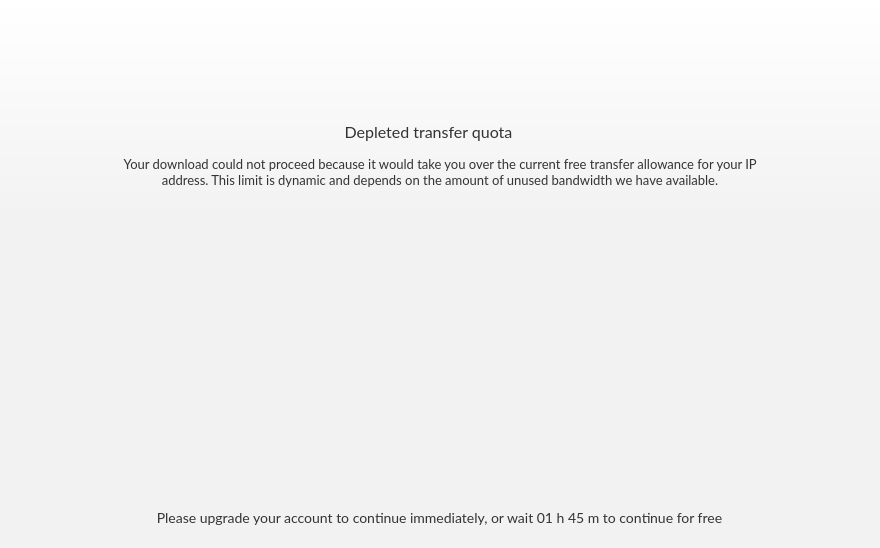
<?xml version="1.0" encoding="UTF-8"?>
<ui version="4.0">
 <class>UpgradeDialog</class>
 <widget class="QDialog" name="UpgradeDialog">
  <property name="geometry">
   <rect>
    <x>0</x>
    <y>0</y>
    <width>880</width>
    <height>548</height>
   </rect>
  </property>
  <property name="minimumSize">
   <size>
    <width>880</width>
    <height>548</height>
   </size>
  </property>
  <property name="maximumSize">
   <size>
    <width>880</width>
    <height>548</height>
   </size>
  </property>
  <property name="windowTitle">
   <string>Limited available transfer quota</string>
  </property>
  <property name="styleSheet">
   <string notr="true">#UpgradeDialog
{
	background-color: #F2F2F2;
}</string>
  </property>
  <layout class="QVBoxLayout" name="verticalLayout">
   <property name="spacing">
    <number>0</number>
   </property>
   <property name="leftMargin">
    <number>0</number>
   </property>
   <property name="topMargin">
    <number>0</number>
   </property>
   <property name="rightMargin">
    <number>0</number>
   </property>
   <property name="bottomMargin">
    <number>0</number>
   </property>
   <item>
    <widget class="QWidget" name="widgetHeader" native="true">
     <property name="minimumSize">
      <size>
       <width>0</width>
       <height>216</height>
      </size>
     </property>
     <property name="maximumSize">
      <size>
       <width>16777215</width>
       <height>216</height>
      </size>
     </property>
     <property name="styleSheet">
      <string notr="true">#widgetHeader
{
background: qlineargradient( x1:0 y1:0, x2:0 y2:1, stop:0 #FFFFFF, stop:1 #F2F2F2);
}</string>
     </property>
     <layout class="QVBoxLayout" name="verticalLayout_3">
      <property name="spacing">
       <number>0</number>
      </property>
      <property name="leftMargin">
       <number>0</number>
      </property>
      <property name="topMargin">
       <number>0</number>
      </property>
      <property name="rightMargin">
       <number>0</number>
      </property>
      <property name="bottomMargin">
       <number>0</number>
      </property>
      <item>
       <spacer name="verticalSpacer">
        <property name="orientation">
         <enum>Qt::Vertical</enum>
        </property>
        <property name="sizeType">
         <enum>QSizePolicy::Fixed</enum>
        </property>
        <property name="sizeHint" stdset="0">
         <size>
          <width>20</width>
          <height>32</height>
         </size>
        </property>
       </spacer>
      </item>
      <item alignment="Qt::AlignHCenter">
       <widget class="QToolButton" name="toolButtonIconImage">
        <property name="minimumSize">
         <size>
          <width>64</width>
          <height>64</height>
         </size>
        </property>
        <property name="maximumSize">
         <size>
          <width>64</width>
          <height>64</height>
         </size>
        </property>
        <property name="focusPolicy">
         <enum>Qt::NoFocus</enum>
        </property>
        <property name="styleSheet">
         <string notr="true">#toolButtonIconImage
{
 border: none;
}</string>
        </property>
        <property name="text">
         <string/>
        </property>
        <property name="icon">
         <iconset>
          <normalon>:/images/transfer_empty_64.png</normalon>
         </iconset>
        </property>
        <property name="iconSize">
         <size>
          <width>64</width>
          <height>64</height>
         </size>
        </property>
       </widget>
      </item>
      <item>
       <layout class="QHBoxLayout" name="horizontalLayout">
        <item>
         <spacer name="horizontalSpacer">
          <property name="orientation">
           <enum>Qt::Horizontal</enum>
          </property>
          <property name="sizeHint" stdset="0">
           <size>
            <width>40</width>
            <height>20</height>
           </size>
          </property>
         </spacer>
        </item>
        <item>
         <widget class="QLabel" name="labelTitle">
          <property name="minimumSize">
           <size>
            <width>189</width>
            <height>24</height>
           </size>
          </property>
          <property name="maximumSize">
           <size>
            <width>189</width>
            <height>24</height>
           </size>
          </property>
          <property name="styleSheet">
           <string notr="true">color: #333333;
font-family: Lato;
font-size: 16px;</string>
          </property>
          <property name="text">
           <string>Depleted transfer quota</string>
          </property>
          <property name="alignment">
           <set>Qt::AlignCenter</set>
          </property>
         </widget>
        </item>
        <item>
         <widget class="QToolButton" name="toolButtonQuestion">
          <property name="minimumSize">
           <size>
            <width>24</width>
            <height>24</height>
           </size>
          </property>
          <property name="maximumSize">
           <size>
            <width>24</width>
            <height>24</height>
           </size>
          </property>
          <property name="styleSheet">
           <string notr="true">#toolButtonQuestion
{
	border: none;
}</string>
          </property>
          <property name="text">
           <string notr="true"/>
          </property>
          <property name="icon">
           <iconset resource="../Resources_linux.qrc">
            <normaloff>:/images/icon_question_white.png</normaloff>:/images/icon_question_white.png</iconset>
          </property>
          <property name="iconSize">
           <size>
            <width>24</width>
            <height>24</height>
           </size>
          </property>
         </widget>
        </item>
        <item>
         <spacer name="horizontalSpacer_2">
          <property name="orientation">
           <enum>Qt::Horizontal</enum>
          </property>
          <property name="sizeHint" stdset="0">
           <size>
            <width>40</width>
            <height>20</height>
           </size>
          </property>
         </spacer>
        </item>
       </layout>
      </item>
      <item alignment="Qt::AlignHCenter">
       <widget class="QLabel" name="labelInfo">
        <property name="minimumSize">
         <size>
          <width>640</width>
          <height>48</height>
         </size>
        </property>
        <property name="maximumSize">
         <size>
          <width>640</width>
          <height>48</height>
         </size>
        </property>
        <property name="styleSheet">
         <string notr="true">#labelInfo
{
    color: #333333;
	font-family: Lato;
	font-size: 13px;
	line-height: 24px;
}</string>
        </property>
        <property name="text">
         <string>Your download could not proceed because it would take you over the current free transfer allowance for your IP address. This limit is dynamic and depends on the amount of unused bandwidth we have available.</string>
        </property>
        <property name="alignment">
         <set>Qt::AlignHCenter|Qt::AlignTop</set>
        </property>
        <property name="wordWrap">
         <bool>true</bool>
        </property>
       </widget>
      </item>
     </layout>
    </widget>
   </item>
   <item>
    <spacer name="verticalSpacer_2">
     <property name="orientation">
      <enum>Qt::Vertical</enum>
     </property>
     <property name="sizeHint" stdset="0">
      <size>
       <width>20</width>
       <height>48</height>
      </size>
     </property>
    </spacer>
   </item>
   <item>
    <widget class="QWidget" name="wPlans" native="true">
     <property name="minimumSize">
      <size>
       <width>0</width>
       <height>242</height>
      </size>
     </property>
     <property name="maximumSize">
      <size>
       <width>16777215</width>
       <height>242</height>
      </size>
     </property>
     <property name="styleSheet">
      <string notr="true">#wPlans
{
  background-color: #F2F2F2;
}</string>
     </property>
    </widget>
   </item>
   <item>
    <widget class="QWidget" name="widgetFooter" native="true">
     <property name="minimumSize">
      <size>
       <width>0</width>
       <height>62</height>
      </size>
     </property>
     <property name="maximumSize">
      <size>
       <width>16777215</width>
       <height>62</height>
      </size>
     </property>
     <layout class="QHBoxLayout" name="horizontalLayout_2">
      <property name="spacing">
       <number>0</number>
      </property>
      <property name="leftMargin">
       <number>0</number>
      </property>
      <property name="topMargin">
       <number>0</number>
      </property>
      <property name="rightMargin">
       <number>0</number>
      </property>
      <property name="bottomMargin">
       <number>0</number>
      </property>
      <item alignment="Qt::AlignHCenter">
       <widget class="QLabel" name="labelRemainingTime">
        <property name="minimumSize">
         <size>
          <width>675</width>
          <height>40</height>
         </size>
        </property>
        <property name="maximumSize">
         <size>
          <width>16777215</width>
          <height>40</height>
         </size>
        </property>
        <property name="styleSheet">
         <string notr="true">#labelRemainingTime
{
  font-family: Lato;
  font-size: 14px;
  color: #333333;
}</string>
        </property>
        <property name="lineWidth">
         <number>2</number>
        </property>
        <property name="text">
         <string>Please upgrade your account to continue immediately, or wait 01 h 45 m to continue for free</string>
        </property>
        <property name="alignment">
         <set>Qt::AlignCenter</set>
        </property>
        <property name="wordWrap">
         <bool>true</bool>
        </property>
       </widget>
      </item>
     </layout>
    </widget>
   </item>
  </layout>
 </widget>
 <resources>
  <include location="../Resources_linux.qrc"/>
 </resources>
 <connections/>
</ui>
